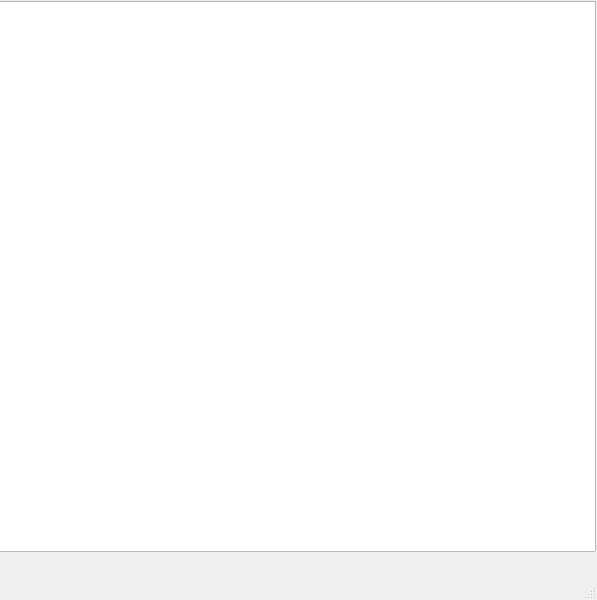
<?xml version="1.0" encoding="UTF-8"?>
<ui version="4.0">
 <class>MainWindow</class>
 <widget class="QMainWindow" name="MainWindow">
  <property name="geometry">
   <rect>
    <x>0</x>
    <y>0</y>
    <width>597</width>
    <height>600</height>
   </rect>
  </property>
  <property name="windowTitle">
   <string>MainWindow</string>
  </property>
  <widget class="QWidget" name="centralwidget">
   <widget class="QListWidget" name="listWidget">
    <property name="geometry">
     <rect>
      <x>-5</x>
      <y>1</y>
      <width>601</width>
      <height>551</height>
     </rect>
    </property>
   </widget>
  </widget>
  <widget class="QMenuBar" name="menubar">
   <property name="geometry">
    <rect>
     <x>0</x>
     <y>0</y>
     <width>597</width>
     <height>19</height>
    </rect>
   </property>
  </widget>
  <widget class="QStatusBar" name="statusbar"/>
 </widget>
 <resources/>
 <connections/>
</ui>
